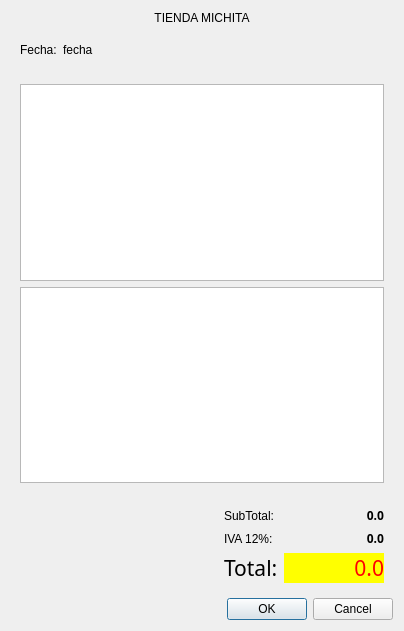
<?xml version="1.0" encoding="UTF-8"?>
<ui version="4.0">
 <class>Finalizar</class>
 <widget class="QDialog" name="Finalizar">
  <property name="geometry">
   <rect>
    <x>0</x>
    <y>0</y>
    <width>404</width>
    <height>631</height>
   </rect>
  </property>
  <property name="minimumSize">
   <size>
    <width>404</width>
    <height>631</height>
   </size>
  </property>
  <property name="maximumSize">
   <size>
    <width>404</width>
    <height>631</height>
   </size>
  </property>
  <property name="windowTitle">
   <string>Finalizar</string>
  </property>
  <property name="windowIcon">
   <iconset resource="recursos.qrc">
    <normaloff>:/recursos/cuenta.png</normaloff>:/recursos/cuenta.png</iconset>
  </property>
  <property name="modal">
   <bool>true</bool>
  </property>
  <layout class="QVBoxLayout" name="verticalLayout">
   <item>
    <widget class="QLabel" name="label_7">
     <property name="text">
      <string>TIENDA MICHITA</string>
     </property>
     <property name="alignment">
      <set>Qt::AlignCenter</set>
     </property>
    </widget>
   </item>
   <item>
    <widget class="QWidget" name="widget_2" native="true">
     <layout class="QHBoxLayout" name="horizontalLayout">
      <item>
       <widget class="QLabel" name="label">
        <property name="text">
         <string>Fecha:</string>
        </property>
       </widget>
      </item>
      <item>
       <widget class="QLabel" name="outFecha">
        <property name="text">
         <string>fecha</string>
        </property>
       </widget>
      </item>
      <item>
       <spacer name="horizontalSpacer">
        <property name="orientation">
         <enum>Qt::Horizontal</enum>
        </property>
        <property name="sizeHint" stdset="0">
         <size>
          <width>40</width>
          <height>20</height>
         </size>
        </property>
       </spacer>
      </item>
     </layout>
    </widget>
   </item>
   <item>
    <widget class="QWidget" name="widget" native="true">
     <layout class="QVBoxLayout" name="verticalLayout_2">
      <item>
       <widget class="QPlainTextEdit" name="outResultado">
        <property name="font">
         <font>
          <family>MS Gothic</family>
          <pointsize>9</pointsize>
          <kerning>false</kerning>
         </font>
        </property>
        <property name="readOnly">
         <bool>true</bool>
        </property>
       </widget>
      </item>
      <item>
       <widget class="QPlainTextEdit" name="outResultado2">
        <property name="font">
         <font>
          <family>MS PGothic</family>
         </font>
        </property>
        <property name="readOnly">
         <bool>true</bool>
        </property>
       </widget>
      </item>
     </layout>
    </widget>
   </item>
   <item>
    <widget class="QWidget" name="widget_3" native="true">
     <layout class="QHBoxLayout" name="horizontalLayout_2">
      <property name="leftMargin">
       <number>9</number>
      </property>
      <property name="topMargin">
       <number>0</number>
      </property>
      <property name="rightMargin">
       <number>9</number>
      </property>
      <property name="bottomMargin">
       <number>0</number>
      </property>
      <item>
       <spacer name="horizontalSpacer_2">
        <property name="orientation">
         <enum>Qt::Horizontal</enum>
        </property>
        <property name="sizeHint" stdset="0">
         <size>
          <width>40</width>
          <height>20</height>
         </size>
        </property>
       </spacer>
      </item>
      <item>
       <widget class="QWidget" name="widget_4" native="true">
        <layout class="QFormLayout" name="formLayout_2">
         <property name="rightMargin">
          <number>0</number>
         </property>
         <item row="0" column="0">
          <widget class="QLabel" name="label_10">
           <property name="text">
            <string>SubTotal:</string>
           </property>
          </widget>
         </item>
         <item row="0" column="1">
          <widget class="QLabel" name="outSubtotal">
           <property name="minimumSize">
            <size>
             <width>100</width>
             <height>0</height>
            </size>
           </property>
           <property name="font">
            <font>
             <family>Verdana Pro Cond Semibold</family>
             <pointsize>9</pointsize>
             <weight>75</weight>
             <bold>true</bold>
            </font>
           </property>
           <property name="text">
            <string>0.0</string>
           </property>
           <property name="alignment">
            <set>Qt::AlignRight|Qt::AlignTrailing|Qt::AlignVCenter</set>
           </property>
          </widget>
         </item>
         <item row="1" column="0">
          <widget class="QLabel" name="label_11">
           <property name="text">
            <string>IVA 12%:</string>
           </property>
          </widget>
         </item>
         <item row="1" column="1">
          <widget class="QLabel" name="outIva">
           <property name="minimumSize">
            <size>
             <width>100</width>
             <height>0</height>
            </size>
           </property>
           <property name="font">
            <font>
             <family>Verdana Pro Cond Semibold</family>
             <pointsize>9</pointsize>
             <weight>75</weight>
             <bold>true</bold>
            </font>
           </property>
           <property name="text">
            <string>0.0</string>
           </property>
           <property name="alignment">
            <set>Qt::AlignRight|Qt::AlignTrailing|Qt::AlignVCenter</set>
           </property>
          </widget>
         </item>
         <item row="2" column="0">
          <widget class="QLabel" name="label_12">
           <property name="font">
            <font>
             <family>Ubuntu Mono</family>
             <pointsize>16</pointsize>
             <weight>50</weight>
             <bold>false</bold>
            </font>
           </property>
           <property name="text">
            <string>Total:</string>
           </property>
          </widget>
         </item>
         <item row="2" column="1">
          <widget class="QLabel" name="outTotal">
           <property name="minimumSize">
            <size>
             <width>100</width>
             <height>0</height>
            </size>
           </property>
           <property name="font">
            <font>
             <family>Arial Rounded MT Bold</family>
             <pointsize>16</pointsize>
            </font>
           </property>
           <property name="styleSheet">
            <string notr="true">background-color: rgb(255, 255, 0);
color: rgb(255, 0, 0);</string>
           </property>
           <property name="text">
            <string>0.0</string>
           </property>
           <property name="alignment">
            <set>Qt::AlignRight|Qt::AlignTrailing|Qt::AlignVCenter</set>
           </property>
          </widget>
         </item>
        </layout>
       </widget>
      </item>
     </layout>
    </widget>
   </item>
   <item>
    <widget class="QDialogButtonBox" name="OK">
     <property name="orientation">
      <enum>Qt::Horizontal</enum>
     </property>
     <property name="standardButtons">
      <set>QDialogButtonBox::Cancel|QDialogButtonBox::Ok</set>
     </property>
    </widget>
   </item>
  </layout>
 </widget>
 <resources>
  <include location="recursos.qrc"/>
 </resources>
 <connections>
  <connection>
   <sender>OK</sender>
   <signal>accepted()</signal>
   <receiver>Finalizar</receiver>
   <slot>accept()</slot>
   <hints>
    <hint type="sourcelabel">
     <x>248</x>
     <y>254</y>
    </hint>
    <hint type="destinationlabel">
     <x>157</x>
     <y>274</y>
    </hint>
   </hints>
  </connection>
  <connection>
   <sender>OK</sender>
   <signal>rejected()</signal>
   <receiver>Finalizar</receiver>
   <slot>reject()</slot>
   <hints>
    <hint type="sourcelabel">
     <x>316</x>
     <y>260</y>
    </hint>
    <hint type="destinationlabel">
     <x>286</x>
     <y>274</y>
    </hint>
   </hints>
  </connection>
 </connections>
</ui>
